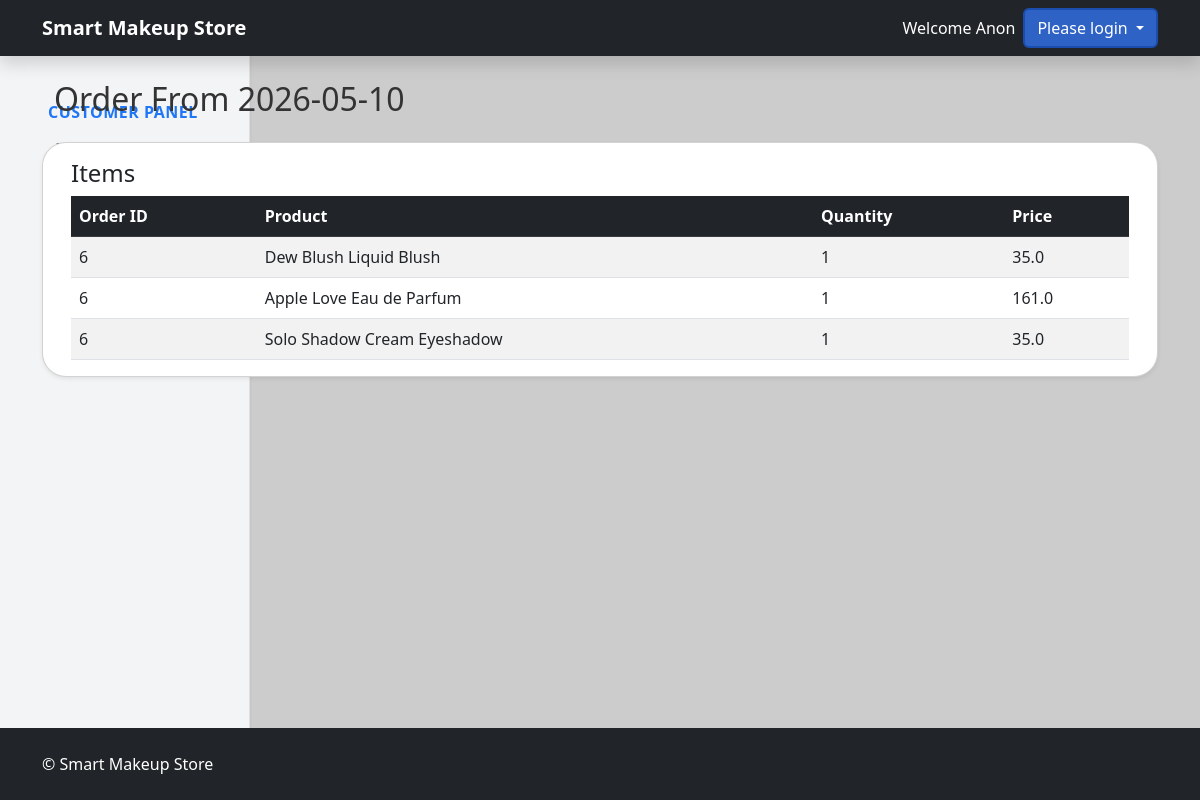
/customers/my-profile/orders/6/details, run on the app's committed database.
### tables this page shows
CREATE TABLE order_products (
            order_product_id INTEGER PRIMARY KEY AUTOINCREMENT,
            order_id INTEGER NOT NULL,
            product_id INTEGER NOT NULL,
            order_product_quantity INTEGER NOT NULL,
            order_product_unit_price REAL DEFAULT NULL,
            FOREIGN KEY(order_id) REFERENCES orders(order_id),
            FOREIGN KEY(product_id) REFERENCES products(product_id)
        );

CREATE TABLE products (
            product_id INTEGER PRIMARY KEY AUTOINCREMENT,
            category_id INTEGER DEFAULT NULL,
            product_name TEXT NOT NULL,
            product_description TEXT DEFAULT NULL,
            product_price REAL NOT NULL,
            product_company TEXT,
            product_stock_quantity INTEGER DEFAULT 0,
            product_created_at DATETIME DEFAULT CURRENT_TIMESTAMP,
            product_updated_at DATETIME,
            FOREIGN KEY(category_id) REFERENCES categories(category_id)
        );

### routes/store.py (the view)
@app.route('/customers/my-profile/orders/<int:order_id>/details')
def customerOrderDetails(order_id):
    storeDb = db.getDB()
    query = '''
        Select *, DATE(o.order_created_at) as date from order_products op
            LEFT JOIN products p on p.product_id = op.product_id
            LEFT JOIN orders o on o.order_id = op.order_id
            WHERE op.order_id = ?
        '''
    order = storeDb.execute(query, (order_id,)).fetchall()
    return render_template('customerOrderDetails.html', order=order)

### models/database.py (called while the page is built)
def getDB():
    conn = sqlite3.connect('store.db', check_same_thread=False)
    conn.row_factory = sqlite3.Row
    return conn

### templates/customerOrderDetails.html
{% extends "base.html" %} {% block content %}
<div class="container-fluid">
  <div class="row">
    {% include "customerSidebar.html" with context %}
    <div
      class="col-md-9 l-4 col-lg-10"
      data-bs-spy="scroll"
      data-bs-target="#navbar-example3"
      data-bs-offset="100"
      tabindex="0"
    >
      <h2 class="mb-4">Order From {{order[0].date}}</h2>
    </div>
    {% if order|length == 0 %}
    <div class="alert alert-warning">No orders found yet.</div>
    {% else %}
    <div class="card shadow-sm">
      <div class="card-body p-3">
        <table class="table table-striped table-hover mb-0">
          <thead class="table-dark">
            <h4>Items</h4>
            <tr>
              <th>Order ID</th>
              <th>Product</th>
              <th>Quantity</th>
              <th>Price</th>
            </tr>
          </thead>
          <tbody id="tableBody">
            {% for product in order %}
            <tr>
              <td>{{ product.order_id }}</td>
              <td>{{ product.product_name }}</td>
              <td>{{ product.order_product_quantity }}</td>
              <td>{{ product.product_price }}</td>
            </tr>
            {% endfor %}
          </tbody>
        </table>
      </div>
    </div>
    {% endif %}
  </div>
</div>
{% endblock %}

### static/css/00-Global-Styles.css (style rules this page uses)
body, html { background-color: #ccc !important; color: #333; display: flex; flex-direction: column; margin: 0; padding: 0; min-height: 100vh; }
.card { border-radius: 1.5rem !important; }

### data on the page
order_products: order_id "6", product_name "Dew Blush Liquid Blush", order_product_quantity "1", product_price "35.0"
order_products: order_id "6", product_name "Apple Love Eau de Parfum", order_product_quantity "1", product_price "161.0"
order_products: order_id "6", product_name "Solo Shadow Cream Eyeshadow", order_product_quantity "1", product_price "35.0"

### other printed values
{{ order[0].date }} "2026-05-10"
